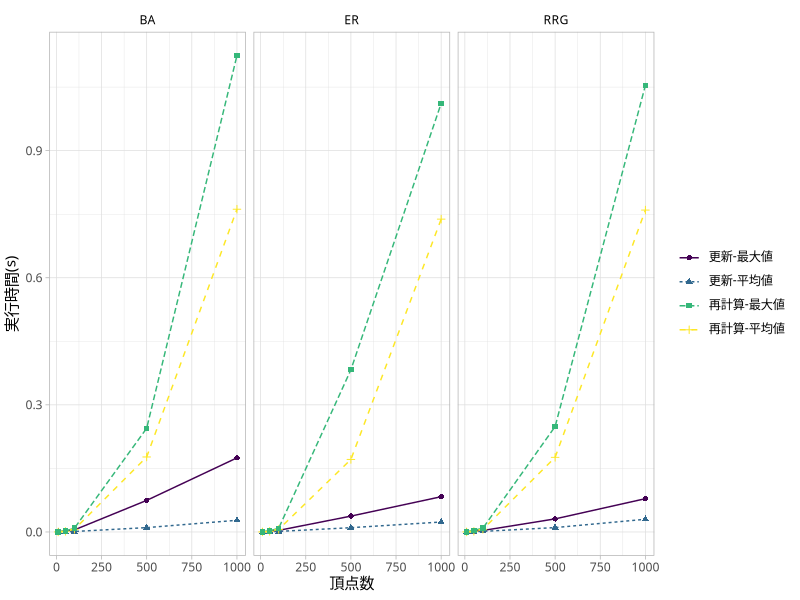

This figure's R source:
library(readr)
library(dplyr)
library(tidyr)
library(ggplot2)
library(viridis)
theme_set(theme_light(base_size = 11, base_family = 'IPAexGothic'))
out_file <- paste0(sub('^--file=(.+)\\.R$', '\\1', basename(commandArgs()[4])), '.pdf')

data_time <- read_csv('../../res/data/bc-20190622.csv') %>%
  group_by(name, n, k, mode) %>%
  summarise(
    `proposed-max` = max(`time-proposed`),
    `proposed-mean` = mean(`time-proposed`),
    `brandes-mean` = mean(`time-brandes`),
    `brandes-max` = max(`time-brandes`)
  ) %>%
  ungroup() %>%
  gather(
    key = 'method', value = 'time',
    `proposed-max`, `proposed-mean`, `brandes-mean`, `brandes-max`
  ) %>%
  mutate(
    method = factor(
      method,
      levels=c('proposed-max', 'proposed-mean', 'brandes-max', 'brandes-mean'),
      labels=c('更新-最大値', '更新-平均値', '再計算-最大値', '再計算-平均値')
    )
  )

gp <- ggplot(
    data_time %>% filter(k == 4, mode == 'delete'),
    aes(n, time, colour = method, shape = method, linetype = method)
  ) +
  facet_wrap(~name) + geom_line() + geom_point() +
  xlab('頂点数') + ylab('実行時間(s)') +
  scale_colour_viridis(discrete = TRUE) +
  theme(
    legend.title = element_blank(),
    strip.text = element_text(colour = 'black'),
    strip.background = element_blank()
  )

ggsave(out_file, gp, cairo_pdf, width = 18, height = 6, units = 'cm')
